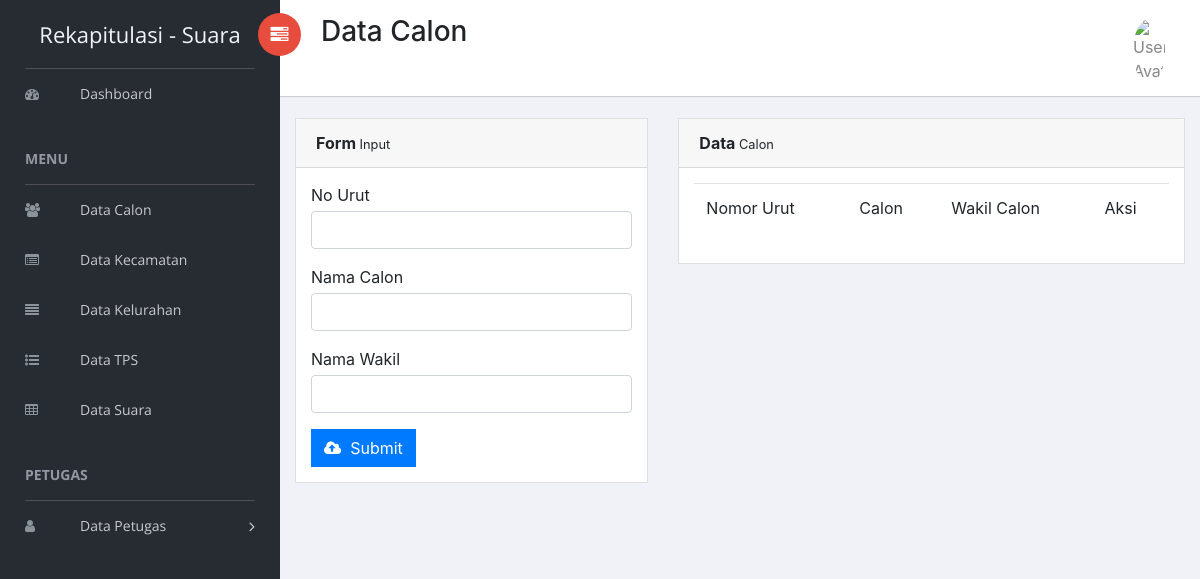
The app's page /master/index.php/calon, older data.
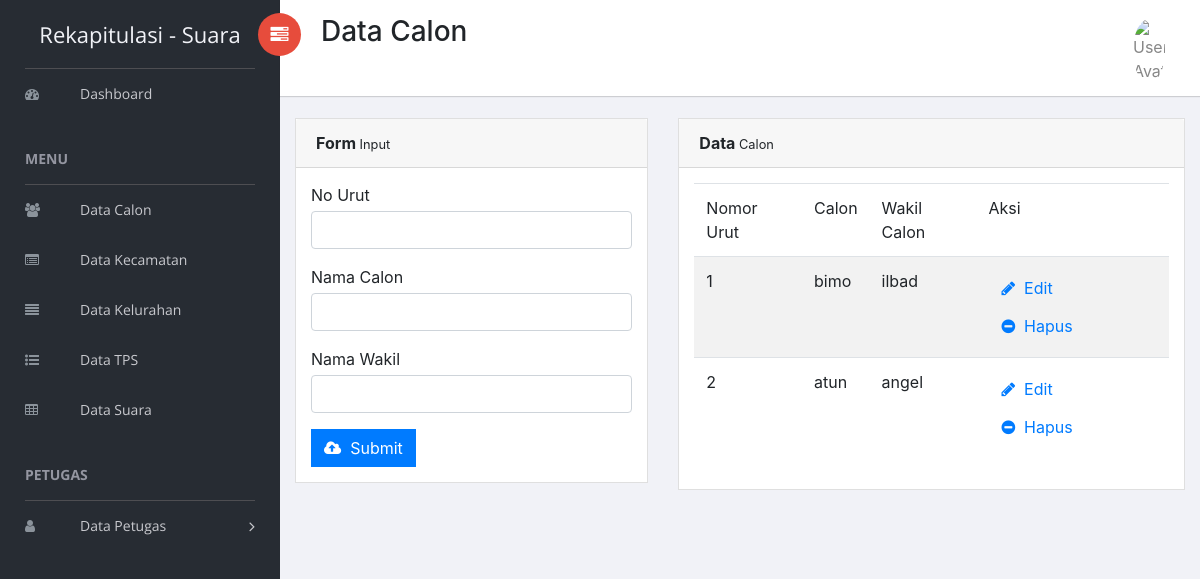
The same page, newer data.
### tables this page shows
CREATE TABLE `calon` (
  `id` int(11) NOT NULL,
  `nama_calon` varchar(50) NOT NULL,
  `nama_wakil_calon` varchar(50) NOT NULL,
  `no_urut` varchar(1) NOT NULL
);

### master/application/controllers/Calon.php (called while the page is built, shortened)
<?php
class Calon extends CI_Controller {
	var $title = 'Data Calon';
	public function __construct()
	{
		$this->load->model('mCalon');
	}
	public function index()
	{
		$data['title'] = $this->title;
		$data['calon'] = $this->mCalon->getAll();
		$this->load->view('calon/index',$data);
	}
}

### master/index.php (called while the page is built, shortened)
<?php
require_once BASEPATH.'core/CodeIgniter.php';

### master/application/models/mCalon.php (called while the page is built, shortened)
<?php
class MCalon extends CI_Model {
	public function getAll($id = '')
	{
		if (empty($id)) {
			return $this->db->get('calon')->result();
		}else {
			$this->db->where('id', $id);
			return $this->db->get('calon')->result();
		}
	}
}

### master/application/views/calon/index.php (the view, shortened to what this page needs)
<div id="right-panel" class="right-panel">
	<div class="content mt-3">
		<div class="animated fadeIn">
			<div class="row">
				<div class="col-lg-5">
					<div class="card">
						<div class="card-header">
							<strong>Form</strong><small> Input</small>
						</div>
						<div class="card-body">
							<?php echo form_open('Calon/insert'); ?>
							<div class="form-group">
								<label for="no_urut" class="control-label mb-1">No Urut</label>
								<input id="no_urut" name="no_urut" type="text" class="form-control">
							</div>
							<div class="form-group">
								<label for="nama_calon" class="control-label mb-1">Nama Calon</label>
								<input id="nama_calon" name="nama_calon" type="text" class="form-control">
							</div>
							<div class="form-group">
								<label for="nama_wakil_calon" class="control-label mb-1">Nama Wakil</label>
								<input id="nama_wakil_calon"  name="nama_wakil_calon" type="text" class="form-control">
							</div>
							<button type="Submit" id="btn-submit" class="btn btn-primary"><i class="fa fa-cloud-upload"></i>&nbsp; Submit</button>
							<?php echo form_close(); ?>
						</div>
					</div>
				</div>
				<div class="col-lg-7">
					<div class="card">
						<div class="card-header">
							<strong>Data</strong><small> Calon</small>
						</div>
						<div class="card-body">
							<table class="table table-striped" id="table">
								<thead>
									<tr>
										<td>Nomor Urut</td>
										<td>Calon</td>
										<td>Wakil Calon</td>
										<td>Aksi</td>
									</tr>
								</thead>
								<tbody>
									<?php foreach ($calon as $value): ?>
										<tr>
											<td><?php echo $value->no_urut ?></td>
											<td><?php echo $value->nama_calon ?></td>
											<td><?php echo $value->nama_wakil_calon ?></td>
											<td>
												<a href="<?php echo site_url('Calon/edit/'.$value->id) ?>" class="btn btn-link"><i class="fa fa-pencil"></i>&nbsp; Edit</a>
												<a href="<?php echo site_url('Calon/delete/'.$value->id) ?>" class="btn btn-link"><i class="fa fa-minus-circle"></i>&nbsp; Hapus</a>
											</td>
										</tr>
									<?php endforeach ?>
								</tbody>
							</table>
						</div>
					</div>
				</div>
			</div>
		</div>
	</div>
</div>

Row changes from the older to the newer data that the page shows:
added calon: no_urut "1", nama_calon "bimo", nama_wakil_calon "ilbad"
added calon: no_urut "2", nama_calon "atun", nama_wakil_calon "angel"
